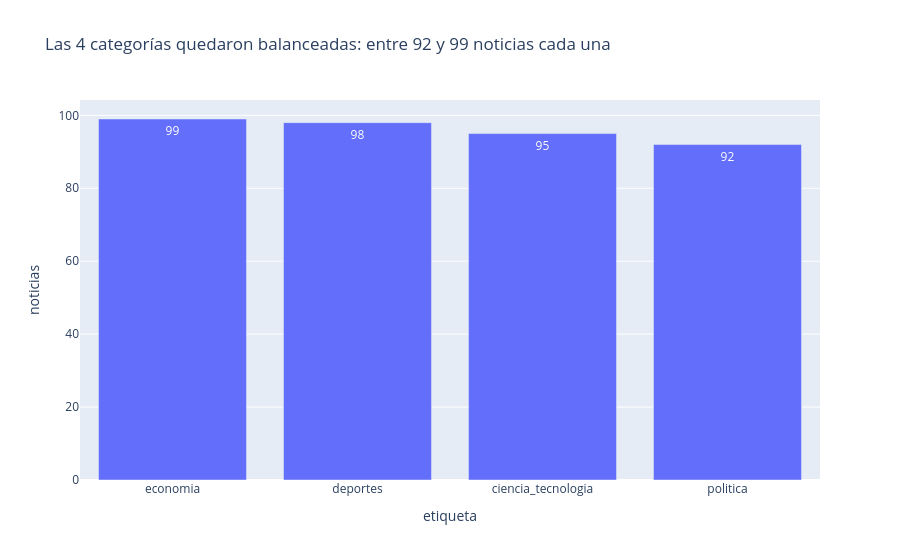

The notebook cell this image was saved under:
### Markdown cell above
## Paso 4: Análisis exploratorio
Tres gráficos con Plotly. El título de cada uno dice la conclusión, no solo la variable.

### Code cell
conteo_categorias = noticias["etiqueta"].value_counts().reset_index()
conteo_categorias.columns = ["etiqueta", "noticias"]
minimo = conteo_categorias["noticias"].min()
maximo = conteo_categorias["noticias"].max()

figura_categorias = px.bar(
    conteo_categorias, x="etiqueta", y="noticias", text="noticias",
    title=f"Las 4 categorías quedaron balanceadas: entre {minimo} y {maximo} noticias cada una",
)
figura_categorias.show()

### Figure 1 — Plotly figure (JSON) as saved in the notebook; plotly's stock layout.template omitted (floating-point values rounded to 4 significant figures)
{"data": [{"hovertemplate": "etiqueta=%{x}<br>noticias=%{text}<extra></extra>", "legendgroup": "", "marker": {"color": "#636efa", "pattern": {"shape": ""}}, "name": "", "orientation": "v", "showlegend": false, "text": [99.0, 98.0, 95.0, 92.0], "textposition": "auto", "type": "bar", "x": ["economia", "deportes", "ciencia_tecnologia", "politica"], "xaxis": "x", "y": [99, 98, 95, 92], "yaxis": "y"}], "layout": {"barmode": "relative", "legend": {"tracegroupgap": 0}, "title": {"text": "Las 4 categorías quedaron balanceadas: entre 92 y 99 noticias cada una"}, "xaxis": {"anchor": "y", "domain": [0, 1], "title": {"text": "etiqueta"}}, "yaxis": {"anchor": "x", "domain": [0, 1], "title": {"text": "noticias"}}}}
